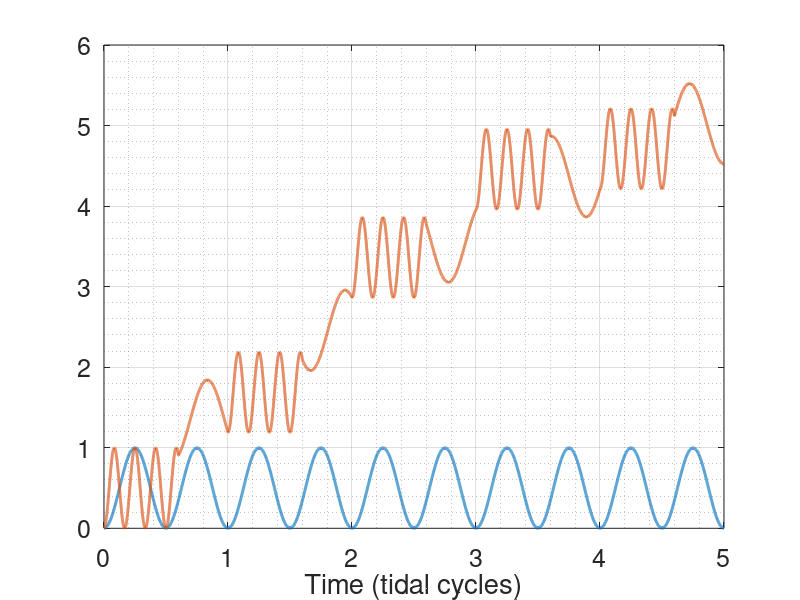

The MATLAB script that drew this image:
clear;close all;
Ptide = 43200;
omega=2*pi/43200;
Nt = 5;
dt = 5;
tt = dt:dt:43200*Nt;

y1 = sin(omega*tt).^2;

omega1 = 3*omega;
omega2 = 0.9*omega;

alpha = 0.6;

t21 =  dt:dt:alpha*Ptide;
t22 =  dt+alpha*Ptide:dt:Ptide;

y21 = sin(omega1*t21).^2;
init = y21(end)-sin(omega2*alpha*Ptide).^2;
y22 = init+sin(omega2*t22).^2;
y2 = [y21 y22];

for n=1:Nt-1
    t23 =  n*Ptide+t21;
    t24 =  n*Ptide+t22;
    init = y2(end)-sin(omega1*Ptide*n).^2;
    y23 = init+sin(omega1*t23).^2;
    init = y23(end)-sin(omega2*(alpha+n)*Ptide).^2;
    y24 = init+sin(omega2*t24).^2;
    y2 = [y2 y23 y24];
end


figure(1)
plot(tt/3600/12,y1,'LineWidth',2)
hold on;
plot(tt/3600/12,y2,'LineWidth',2)
set(gca,'Fontsize',18)
xlabel('Time (tidal cycles)')
grid on;grid minor;


